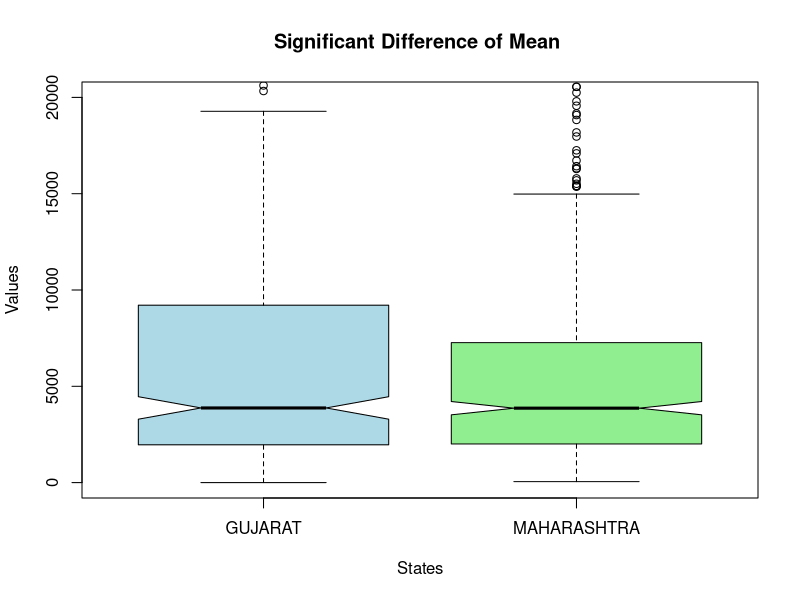

Recreate this plot in R.
# A.Segregate the Data for Gujarat and Maharashtra and Answer the following.
#   1.Calculate the mean of households with electricity. 
#     Is there a significant difference in mean of the electrified houses among the states 
#     of Gujarat and Maharashtra? What test is most suitable for this analysis? 
#     Discuss your test result.


# Importing data
DataUrban = read.csv("DataUrban.csv")

# Segregating the data for Gujarat & Maharashtra
seg_G = subset(DataUrban, DataUrban$StateName == "GUJARAT")
seg_M = subset(DataUrban, DataUrban$StateName == "MAHARASHTRA")

sel_G = seg_G$Electricty.LightingSource
sel_M = seg_M$Electricty.LightingSource

# Getting mean of electricity
summary(sel_G)
summary(sel_M)

# Significant Difference
mean(seg_M$Electricty.LightingSource - seg_G$Electricty.LightingSource)

boxplot(seg_G$Electricty.LightingSource, seg_M$Electricty.LightingSource,
        ylim = c(0, 20000),
        notch = TRUE,
        main = "Significant Difference of Mean ",
        names = c("GUJARAT", "MAHARASHTRA"),
        col = c("Lightblue", "Lightgreen"),
        xlab = "States",
        ylab = "Values")

# T-test
t.test(sel_G, sel_M)
